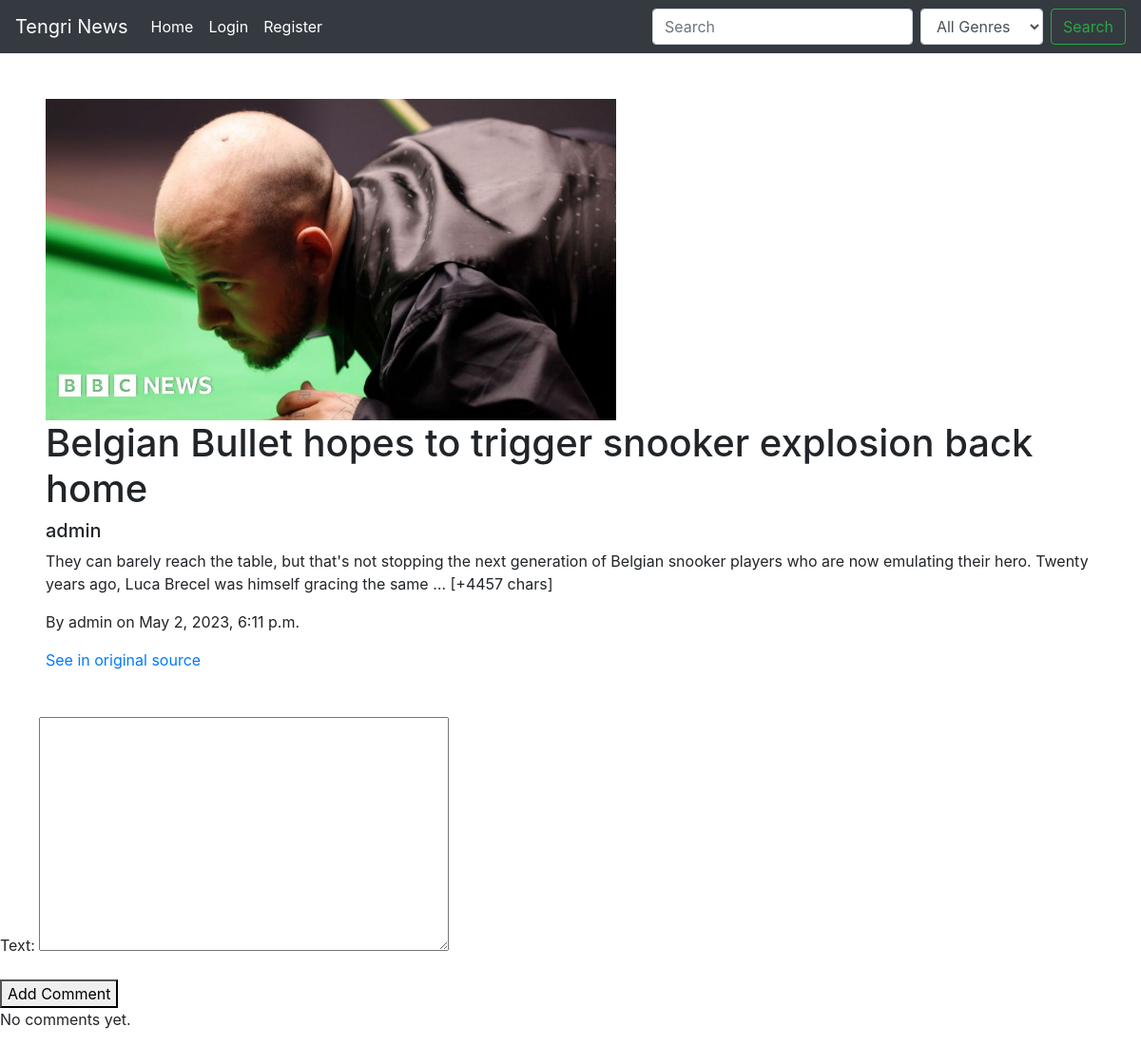
Page /articles/2/ on the committed database.
### articles/models.py (models this page shows, shortened)
class Article(models.Model):
    title = models.CharField(max_length=100)
    source = models.CharField(max_length=100, null=True)
    content = models.TextField()
    author = models.ForeignKey(User, on_delete=models.CASCADE)
    created_at = models.DateTimeField(auto_now_add=True)
    date_posted = models.DateTimeField(auto_now=True)
    image = models.ImageField(upload_to='article_images', null=True)
    genres = models.ManyToManyField(Genre, blank=True)
    url = models.CharField(max_length=100, null=True)
    comments = models.ManyToManyField(Comment, blank=True, related_name='articles_comments')

### articles/views.py (the view, shortened to what this page needs)
# urls.py: path('<int:pk>/', ArticleDetailView.as_view(), name='article_detail'),
class ArticleDetailView(FormMixin, DetailView):
    model = Article
    template_name = 'articles/article_detail.html'
    form_class = CommentForm
    success_url = reverse_lazy('article_list')
    def get_context_data(self, **kwargs):
        context = super().get_context_data(**kwargs)
        context['comment_form'] = CommentForm()
        context['comments'] = Comment.objects.filter(article__id=self.object.id)
        return context

### articles/forms.py
class CommentForm(forms.ModelForm):
    class Meta:
        model = Comment
        fields = ['text']
        widgets = {
            'content': forms.Textarea(),
        }

### articles/models.py (called while the page is built)
    def __str__(self):
        return self.name

### news/processor.py (called while the page is built)
def general_context(request):
    genres = Genre.objects.all()
    return {'genres': genres}

### templates/articles/article_detail.html (shortened to what this page needs)
{% extends 'base.html' %}
{% block content %}
<div class="mx-5 my-5">
    {% if article.image %}
        <img src="{{ article.image.url }}" style="max-width: 600px;" alt="{{ article.title }}">
    {% endif %}
    <h1>{{ article.title }}</h1>
    <h5>{{ article.author }}</h5>
    <p>{{ article.content }}</p>
    <p>By {{ article.author }} on {{ article.created_at }}</p>
    {% if article.url %}
    <a href="{{ article.url }}">See in original source</a>
    {% endif %}
</div>
  <form method="post">
    {{ comment_form.as_p }}
    <button type="submit" name="comment">Add Comment</button>
  </form>
    {% for comment in comments %}
        <div>
      <p>{{ comment.author }} on {{ comment.created_at|date }}</p>
      <p>{{ comment.text }}</p>
    </div>
  {% empty %}
    <p>No comments yet.</p>
  {% endfor %}
{% endblock %}

### templates/base.html (shortened to what this page needs)
<!DOCTYPE html>
<html>
<head>
    <link rel="stylesheet" href="https://cdn.jsdelivr.net/npm/bootstrap@4.0.0/dist/css/bootstrap.min.css">
</head>
<body>
        <nav class="navbar navbar-expand-lg navbar-dark bg-dark">
  <a class="navbar-brand" href="#">Tengri News</a>
  <div class="collapse navbar-collapse" id="navbarText">
      <ul class="navbar-nav mr-auto">
            <li class="nav-item active"><a class="nav-link" href="{% url 'article_list' %}">Home</a></li>
            {% if user.is_authenticated %}
                {% if user.is_superuser %}
                <li class="nav-item active"><a class="nav-link"  href="{% url 'article_new' %}">New Article</a></li>
                {% endif %}
                <li class="nav-item active"><a class="nav-link"  href="{% url 'profile' %}">Profile</a></li>
                <li class="nav-item active"><a class="nav-link" href="{% url 'logout' %}">Logout</a></li>
            {% else %}
                <li class="nav-item active"><a class="nav-link" href="{% url 'login' %}">Login</a></li>
                <li class="nav-item active"><a class="nav-link" href="{% url 'register' %}">Register</a></li>
            {% endif %}
        </ul>
  <form class="form-inline my-2 my-lg-0" method="get" action="{% url 'article_list' %}">
  <input class="form-control mr-sm-2" type="search" name="q" placeholder="Search" aria-label="Search">
  <select class="form-control mr-sm-2" name="genre">
    <option value="">All Genres</option>
  </select>
  <button class="btn btn-outline-success my-2 my-sm-0" type="submit">Search</button>
</form>
  </div>
</nav>
    <div>
        {% block content %}
        {% endblock %}
    </div>
</body>
</html>

### rows in the picture
Article: image (picture), title "Belgian Bullet hopes to trigger snooker explosion back home", author "admin", content "They can barely reach the table, but that's not stopping the next generation of Belgian snooker players who are now emulating their hero. Twenty years ago, Luca Brecel was himself gracing the same … [+4457 chars]", created_at "May 2, 2023, 6:11 p.m."
